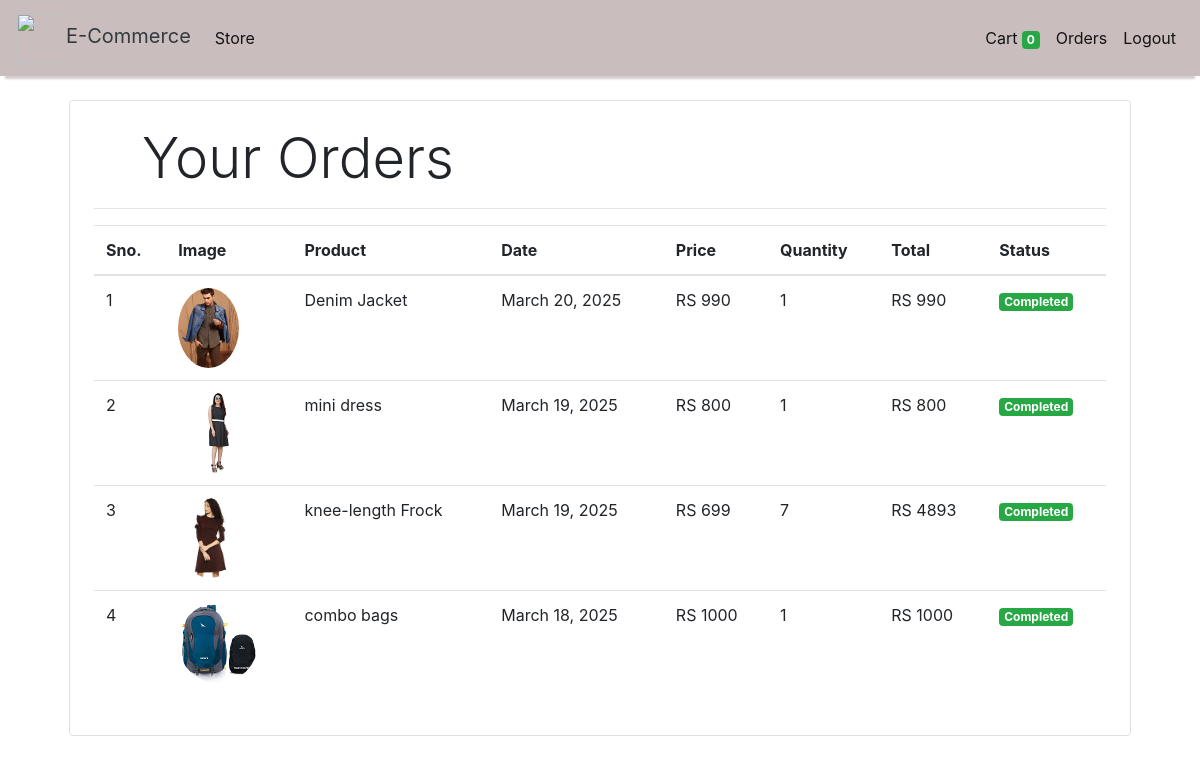
Screenshot of /orders (signed in) with the database file from the repository.
### store/models/orders.py (models this page shows, shortened)
class Order(models.Model):
    product = models.ForeignKey(Products,
                                on_delete=models.CASCADE)
    customer = models.ForeignKey(Customer,
                                 on_delete=models.CASCADE)
    quantity = models.IntegerField(default=1)
    price = models.IntegerField()
    address = models.CharField (max_length=50, default='', blank=True)
    phone = models.CharField (max_length=50, default='', blank=True)
    date = models.DateField (default=datetime.datetime.today)
    status = models.BooleanField (default=False)
    @staticmethod
    def get_orders_by_customer(customer_id):
        return Order.objects.filter(customer=customer_id).order_by('-date')

### store/models/product.py (models this page shows, shortened)
class Products(models.Model):
    name = models.CharField(max_length=60)
    price= models.IntegerField(default=0)
    category= models.ForeignKey(Category,on_delete=models.CASCADE,default=1 )
    description= models.CharField(max_length=250, default='', blank=True, null= True)
    image= models.ImageField(upload_to='uploads/products/')

### store/middlewares/auth.py (the view)
    def middleware(request):
        print(request.session.get('customer'))
        returnUrl = request.META['PATH_INFO']
        print(request.META['PATH_INFO'])
        if not request.session.get('customer'):
           return redirect(f'login?return_url={returnUrl}')
        response = get_response(request)
        return response

### store/templatetags/custom_filter.py (called while the page is built)
@register.filter(name='currency')
def currency(number):
    return "RS "+str(number)

@register.filter(name='multiply')
def multiply(number , number1):
    return number * number1

### store/views/orders.py (called while the page is built)
    def get(self , request ):
        customer = request.session.get('customer')
        orders = Order.get_orders_by_customer(customer)
        print(orders)
        return render(request , 'orders.html'  , {'orders' : orders})

### store/templates/orders.html
{% extends 'base.html' %}
{% block content %}
{% load cart %}
{% load custom_filter %}
<div class="container">
   <div class="border rounded p-4 m-4">
        <p class="display-4 pl-4 ml-4">Your Orders</p>
        <hr>
        <table class="table">
            <thead>
                <tr>
                    <th>Sno.</th>
                    <th>Image</th>
                    <th>Product</th>
                    <th>Date</th>
                    <th>Price</th>
                    <th>Quantity</th>
                    <th>Total</th>
                    <th>Status</th>
                </tr>
            </thead>
            <tbody>
                {% for order in orders %}
                <tr>
                    <td>{{forloop.counter}}</td>
                    <td><img style="height: 80px;" class="rounded-circle" src="{{order.product.image.url}}" alt=""></td>
                    <td>{{order.product.name}}</td>
                    <td>{{order.date}}</td>
                    <td>{{order.price|currency}}</td>
                    <td>{{order.quantity}}</td>
                    <td>{{order.quantity|multiply:order.price|currency}}</td>
                    {% if order.status %}
                    <td><small class="badge badge-success">Completed</small></td>
                    {%else%}
                    <td><small class="badge badge-warning">Pending</small></td>
                    {% endif %}
                </tr>
                {% endfor %}
            </tbody>
        </table>
   </div>
</div>
{% endblock %}

### store/templates/base.html (shortened to what this page needs)
<!doctype html>
<html lang="en">
<head>
  <link rel="stylesheet" href="https://maxcdn.bootstrapcdn.com/bootstrap/4.0.0/css/bootstrap.min.css"
>
</head>
<body>
  <nav class="one-edge-shadow
  navbar navbar-light
  sticky-top navbar
  navbar-expand-lg
  text-white">
    <a class="navbar-brand ms-3 text-dark " href="/">
      <link rel="stylesheet" href="https://use.fontawesome.com/releases/v5.7.0/css/all.css"
>
      <img src="https://www.freepnglogos.com/uploads/shopping-cart-png/shopping-cart-svg-png-icon-download-28.png"
        style="width:50px;height:50px;color:text-light;">E-Commerce
    </a>
    <div class="collapse navbar-collapse" id="navbarSupportedContent">
      <ul class="navbar-nav mr-auto">
        <li class="nav-item active">
          <a class="nav-link" href="/store">Store <span class="sr-only">(current)</span></a>
        </li>
      </ul>
      <ul class=" navbar-nav my-2 my-lg-0">
        <li class="nav-item active">
          <a class="nav-link" href="/cart">Cart
            <span class="badge badge-success">{{request.session.cart.keys|length}}</span>
            <span class="sr-only">(current)</span></a>
        </li>
        {% if request.session.customer %}
        <li class="nav-item active ">
          <a class="nav-link" href="/orders">Orders<span class="sr-only">(current)</span></a>
        </li>
        <li class="nav-item active ">
          <a class="nav-link" href="/logout">Logout<span class="sr-only">(current)</span></a>
        </li>
        {% endif %}
      </ul>
    </div>
  </nav>
  {% block content %}{% endblock %}
</body>
</html>

### store/templates/base.html (style rules this page uses)
nav { background-color: rgb(201, 189, 189); }
.one-edge-shadow { box-shadow: 0 8px 2px -5px rgb(213, 204, 204); }

### rows the page displays
Order: product.image (picture), product.name "Denim Jacket", date "March 20, 2025", price "RS 990", quantity "1", quantity|multiply "RS 990", status "Completed"
Order: product.image (picture), product.name "mini dress", date "March 19, 2025", price "RS 800", quantity "1", quantity|multiply "RS 800", status "Completed"
Order: product.image (picture), product.name "knee-length Frock", date "March 19, 2025", price "RS 699", quantity "7", quantity|multiply "RS 4893", status "Completed"
Order: product.image (picture), product.name "combo bags", date "March 18, 2025", price "RS 1000", quantity "1", quantity|multiply "RS 1000", status "Completed"

### other values shown
{{ request.session.cart.keys|length }} "0"
